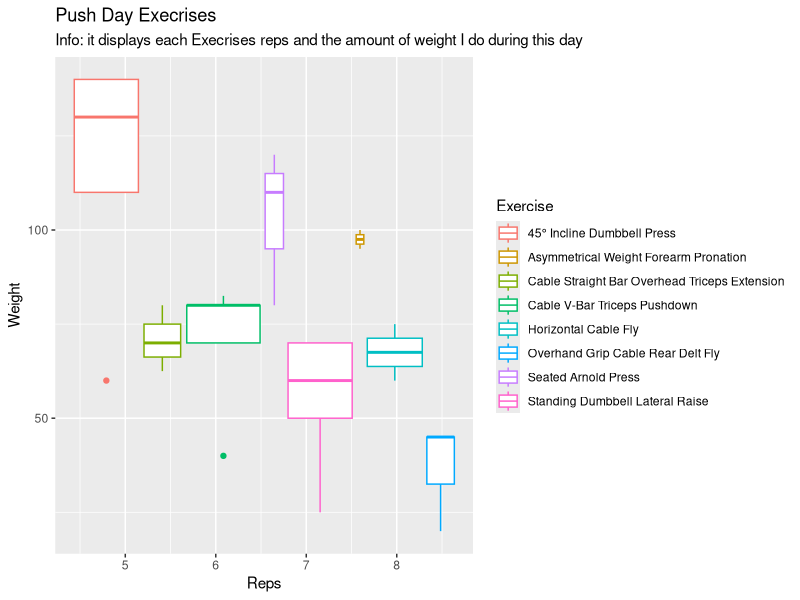
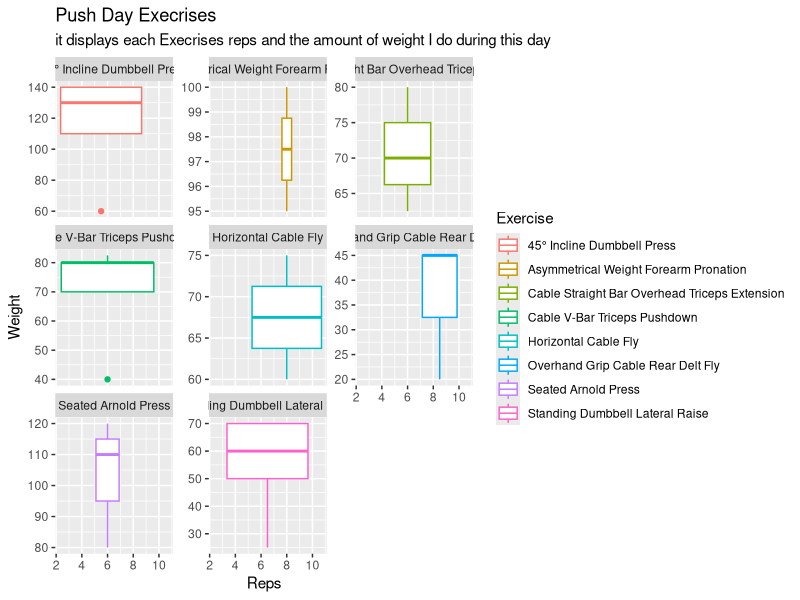

Write R code to recreate these figures, in order.
## ---- chunk 1
library(tidyverse) 
workout_log = read.csv("Workout Log.csv")
## ---- chunk 2
workout_log |>
  filter(Workout == "Ppl X Arnold (Push)") |> 
  ggplot(aes(y = Weight, x = Reps, color = Exercise)) +
  geom_boxplot() + 
  labs(title = "Push Day Execrises", 
       subtitle = "Info: it displays each Execrises reps and the amount of weight I do during this day")
## ---- chunk 3
workout_log |>
  filter(Workout == "Ppl X Arnold (Push)") |> 
  ggplot(aes(y = Weight, x = Reps, color = Exercise)) +
  geom_boxplot() + 
  facet_wrap(~ Exercise, scales = "free_y") + 
  labs(title = "Push Day Execrises", 
       subtitle ="it displays each Execrises reps and the amount of weight I do during this day")
